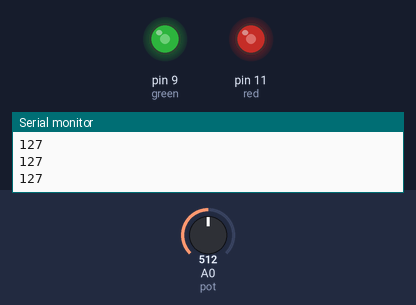
Bench run of a sketch on a simulated Arduino Uno, built with avr-gcc and run on an emulated ATmega328P. On the bench: output pins drawn as LEDs (lit = HIGH), the last lines printed to the serial monitor. The inputs (shaded band) are chosen by the test bench; at power-on: A0 (pot) = 512.

Above: at 1.2 s.
1.3 s: A0 (pot) set to 716
At 1.7 s:
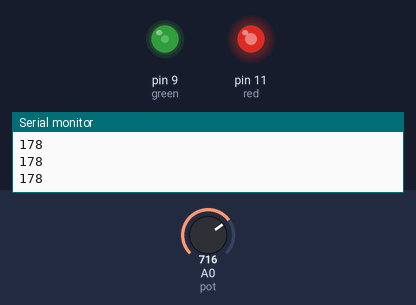
2.8 s: A0 (pot) set to 900
At 4.0 s:
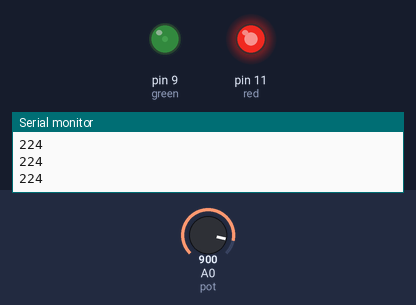
4.3 s: A0 (pot) set to 1023
At 5.2 s:
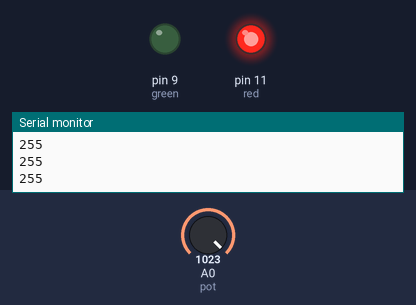
5.8 s: A0 (pot) set to 306
At 6.4 s:
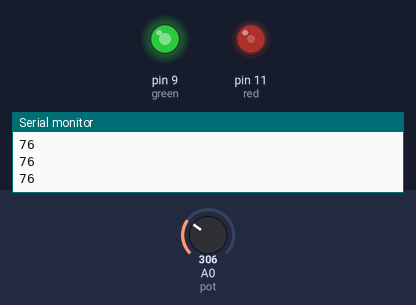
7.3 s: A0 (pot) set to 122
At 8.5 s:
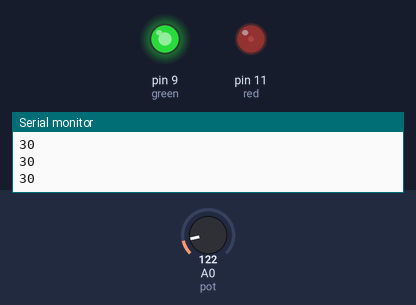
8.8 s: A0 (pot) set to 511
At 9.9 s:
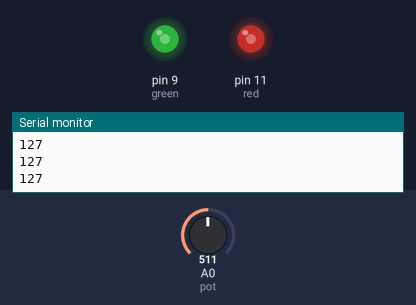
Timing chart, 0 to 11.3 s (numbered marks = the images above; inputs shaded):
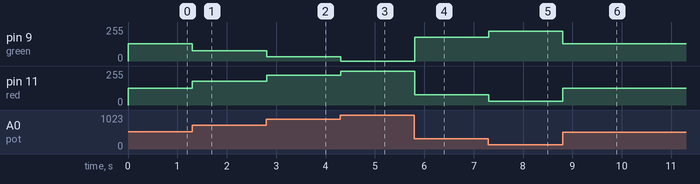

The sketch:

revisedtinkercode.ino
```cpp
int red=11; // the red led is connected to pin 11
int blue=10; // the blue led is connectected to pin 10
int green=9; // the green led is connected to pin 9
int pot=A0; // the potentiometer is connected to A0
int val; // used as a placeholder for the number that comes from the potentiometer when the knob is turned

void setup(){
  pinMode (red,OUTPUT); // this sets the respective lights as output so they output their light
  pinMode (green, OUTPUT); // green as an output
  Serial.begin(9600); // this reads how far the potentiometer is turned
}
void loop (){
 val=analogRead(pot); // this puts the information from the potentiometer and puts it in the val variable
 val=map(val,0,1023,0,255); // the pot goes up to 1023 voltage, but the rgb led only goes to 255, so i needed to lower the max voltage
   Serial.println(val); // shows the values that come from the potentiometer
   analogWrite(red,val); // this changes the red based on the value  that was read from the potentiometer
   analogWrite(green,255-val); // this turns the green led on when the red value is at zero
}
```

Measured:
- after the input at 1.3 s, pin 9 (green): 128/255 → 77/255 at once; pin 11 (red): 127/255 → 178/255 at once
- after the input at 2.8 s, pin 9 (green): 77/255 → 31/255 at once; pin 11 (red): 178/255 → 224/255 at once
- after the input at 4.3 s, pin 9 (green): 31/255 → 0/255 at once; pin 11 (red): 224/255 → 255/255 at once
- after the input at 5.8 s, pin 9 (green): 0/255 → 179/255 at once; pin 11 (red): 255/255 → 76/255 at once
- after the input at 7.3 s, pin 9 (green): 179/255 → 225/255 at once; pin 11 (red): 76/255 → 30/255 at once
- after the input at 8.8 s, pin 9 (green): 225/255 → 128/255 at once; pin 11 (red): 30/255 → 127/255 at once
